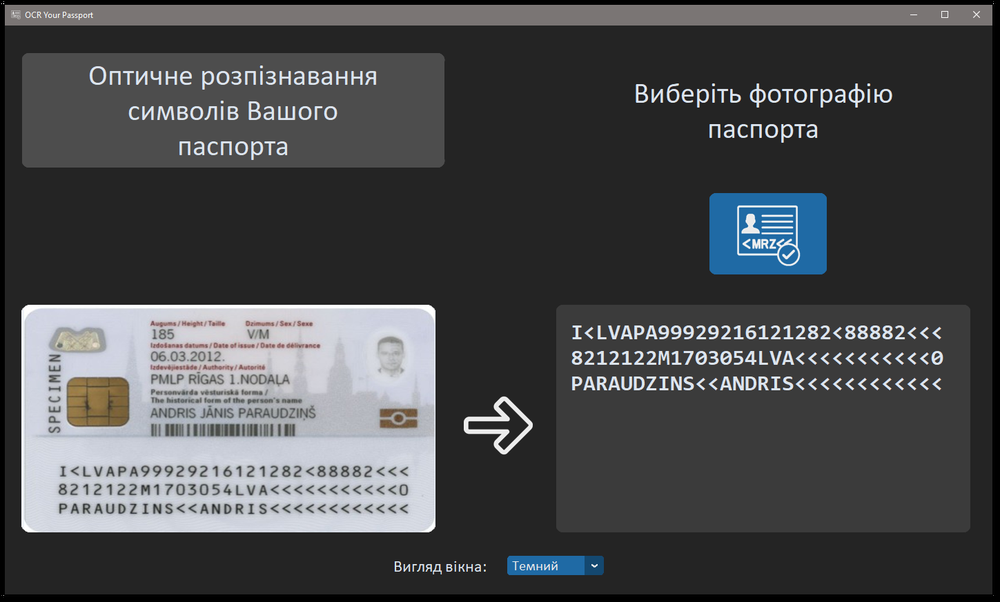
#> input picture GUI_Dark.png, 1000 x 602 px, shrunk from 1449 x 873 before the run
$ python -i ocr_passport.py   (imports and definitions only)   (older library calls are emulated)
#> lines starting #> are read from the running program, lines starting #| are printed output that depends on the picture; after the words box and inside, x2 and y2 are one past the last pixel; in counts of white or black regions, pixels touching at a corner belong together
# Імпортуємо необхідні модулі.
import sys

import pytesseract
import cv2
import imutils
from imutils.contours import sort_contours
import numpy as np

pytesseract.pytesseract.tesseract_cmd = (
    r"C:\Program Files\Tesseract-OCR\tesseract"
)


def ocr_passport(image) -> str:
    """
    Відокремити ділянку, що містить MRZ (машинозчитувану зону),
    з фотографії паспорта та розпізнати її символи.
    """
#> called with image = 'GUI_Dark.png'
    # Завантажимо вхідне зображення, перетворимо його на відтінки
    # сірого та візьмемо його розміри.
    image = cv2.imread(image)
#> image is the input picture: shape (602, 1000, 3); mean B, G, R 75.5, 73.5, 72.1
    gray = cv2.cvtColor(image, cv2.COLOR_BGR2GRAY)
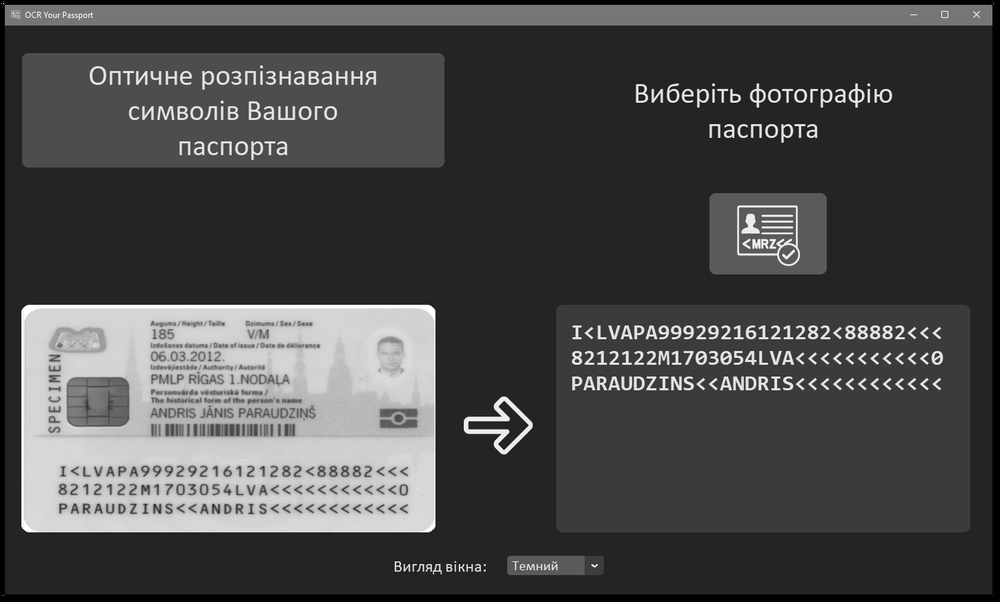
#> gray: shape (602, 1000); min 0, max 255, mean 73.3
    (HEIGHT, WIDTH) = gray.shape
#> HEIGHT = 602; WIDTH = 1000

    # Ініціалізуємо прямокутне і квадратне структурне ядро.
    rect_kernel = cv2.getStructuringElement(cv2.MORPH_RECT, (25, 7))
    sq_kernel = cv2.getStructuringElement(cv2.MORPH_RECT, (21, 21))

    # Згладьмо зображення за допомогою 3х3 розмивання Гауса
    # і застосуємо морфологічний оператор blackhat для знаходження
    # темних областей на світлому фоні.
    gray = cv2.GaussianBlur(gray, (3, 3), 0)
    blackhat = cv2.morphologyEx(gray, cv2.MORPH_BLACKHAT, rect_kernel)
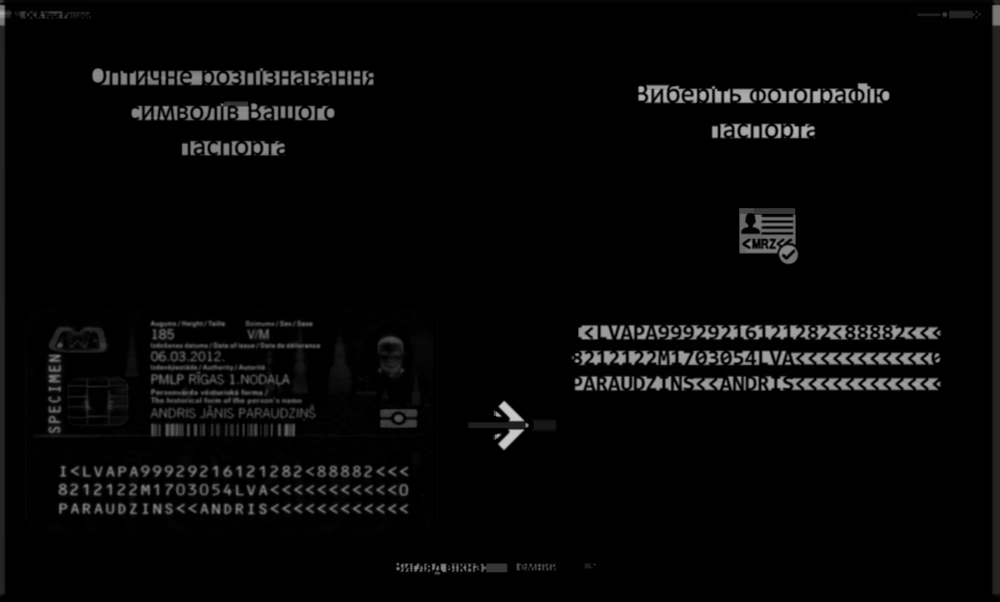
#> blackhat: shape (602, 1000); min 0, max 201, mean 7.1
    # cv2.imshow("Blackhat", blackhat)

    # Підкреслимо контури шрифтів за допомогою градієнта.
    grad = cv2.Sobel(blackhat, ddepth=cv2.CV_32F, dx=1, dy=0, ksize=-1)
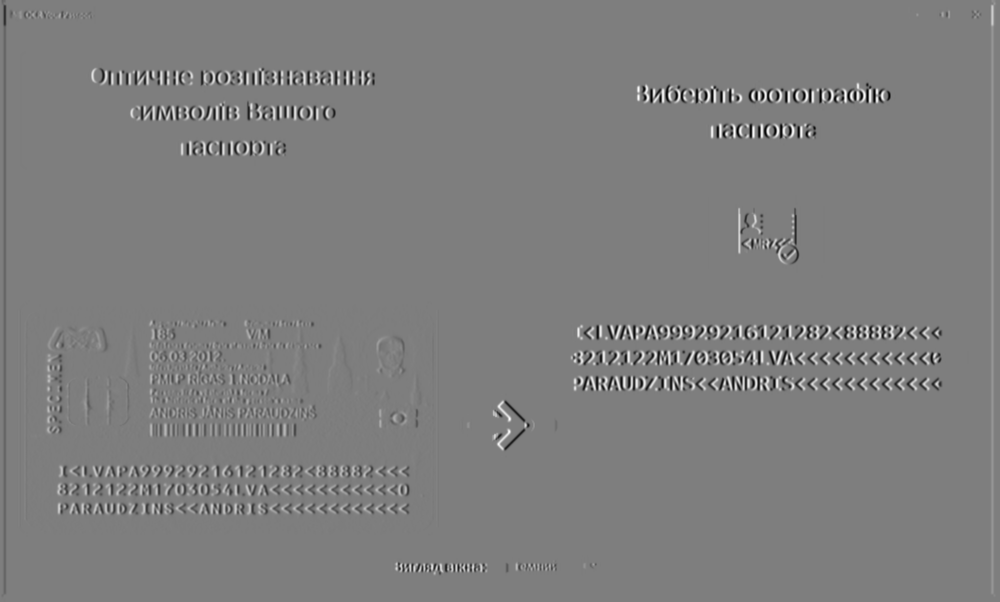
#> grad: shape (602, 1000) float32; min -2398, max 2455, mean 0; drawn with min black and max white
    grad = np.absolute(grad)
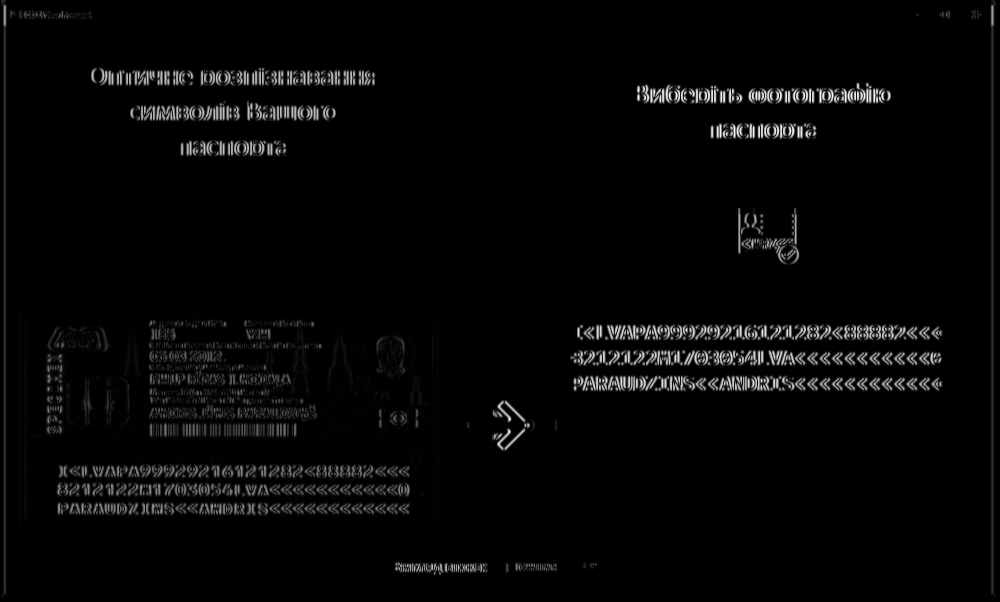
#> grad: shape (602, 1000) float32; min 0, max 2455, mean 64.1; drawn with min black and max white
    (min_val, max_val) = (np.min(grad), np.max(grad))
#> min_val = 0; max_val = 2455
    grad = (grad - min_val) / (max_val - min_val)
    grad = (grad * 255).astype("uint8")

    grad = cv2.morphologyEx(grad, cv2.MORPH_CLOSE, rect_kernel)
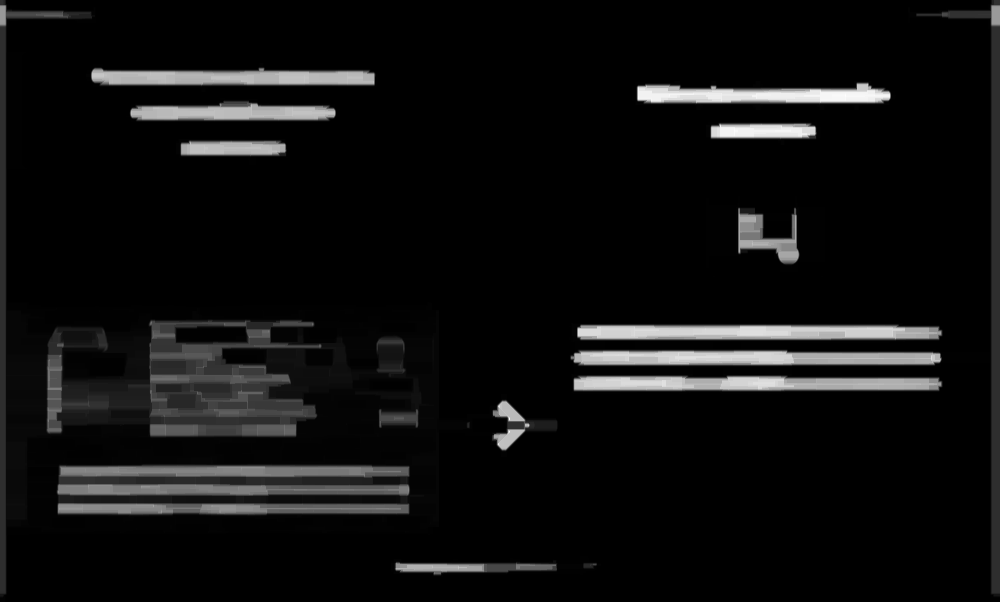
#> grad: shape (602, 1000); min 0, max 255, mean 15.5
    thresh = cv2.threshold(grad, 0, 255,
        cv2.THRESH_BINARY | cv2.THRESH_OTSU)[1]
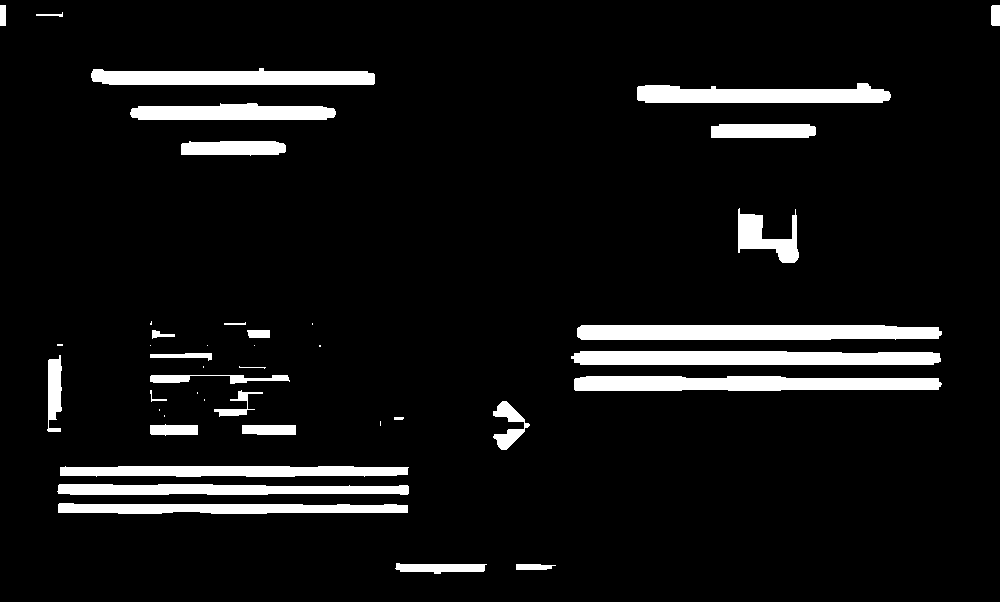
#> thresh: shape (602, 1000); 7.6% white; 43 white regions (13 under 20 px), largest, box (x1, y1, x2, y2) and area: (577, 325, 942, 340) 5225, (571, 351, 941, 365) 4904, (574, 376, 942, 391) 4866

    thresh = cv2.morphologyEx(thresh, cv2.MORPH_CLOSE, sq_kernel)
#> thresh: shape (602, 1000); 10.8% white; 22 white regions (4 under 20 px), largest, box (x1, y1, x2, y2) and area: (571, 325, 942, 391) 23802, (57, 466, 409, 514) 16375, (91, 68, 375, 120) 7542
    thresh = cv2.erode(thresh, None, iterations=2)
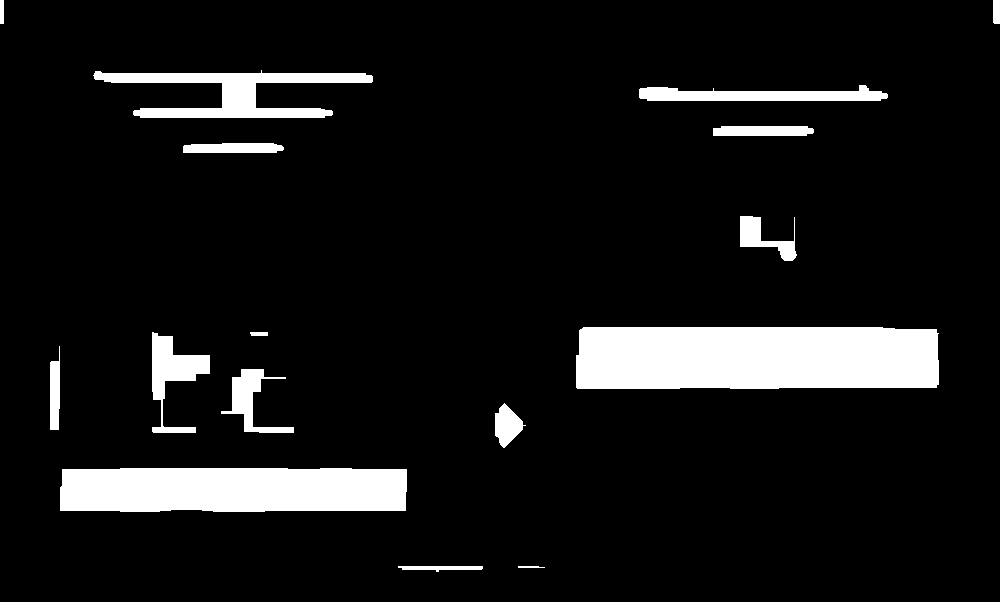
#> thresh: shape (602, 1000); 9% white; 16 white regions
    # cv2.imshow("thresh", thresh)

    # Знайдімо контури на бінарному зображенні й відсортуймо їх
    # знизу і догори (оскільки MRZ завжди внизу паспорта).
    contours = cv2.findContours(thresh.copy(), cv2.RETR_EXTERNAL,
        cv2.CHAIN_APPROX_SIMPLE)
#> contours = 16 contours; largest, box (x1, y1, x2, y2) and area: (576, 327, 939, 389) 21644, (60, 468, 407, 512) 14394, (93, 70, 373, 118) 5053, (639, 85, 888, 101) 2375, (152, 332, 210, 433) 2190
    contours = imutils.grab_contours(contours)
    contours = sort_contours(contours, method="bottom-to-top")[0]

    # Ініціалізуймо змінну, пов'язану з MRZ.
    mrz_box = None

    # Переберемо отримані конури.
    for c in contours:
        # Обчислимо обмежувальну рамку навколо контуру,
        # виведемо частину зображення, яку вона займає,
        # і висоту цієї частини, і її ширину.
        (x, y, w, h) = cv2.boundingRect(c)
        percent_height = h / float(HEIGHT)
        percent_width = w / float(WIDTH)

        # Якщо обмежувальна рамка займає більше 80% ширини та 4% висоти
        # зображення, то припустимо, що ми знайшли MRZ.
        if percent_width > 0.8 and percent_height > 0.04:
            mrz_box = (x, y, w, h)
            break
#> this loop made 16 passes
#> (x, y, w, h, percent_height, percent_width) on passes 1 to 12: (518, 566, 27, 2, 0.00332, 0.027), (398, 566, 85, 6, 0.00997, 0.085), (60, 468, 347, 44, 0.0731, 0.347), (495, 403, 31, 45, 0.0748, 0.031), (221, 369, 73, 64, 0.106, 0.073), (50, 346, 10, 84, 0.14, 0.01), (250, 332, 18, 4, 0.00664, 0.018), (152, 332, 58, 101, 0.168, 0.058), (576, 327, 363, 62, 0.103, 0.363), (740, 216, 57, 45, 0.0748, 0.057), (183, 143, 101, 10, 0.0166, 0.101), (713, 126, 101, 10, 0.0166, 0.101)
#> (c, x, y, w, h, percent_height, percent_width) on pass 16: ([[0, 0], [0, 23], [3, 23], [3, 0]], 0, 0, 4, 24, 0.0399, 0.004)

    # Якщо MRZ не було знайдене, то зупинімо програму.
    if mrz_box is None:
        print("Машинозчитувану зону не було знайдено.")
        sys.exit(0)
#> (the program exits here)
